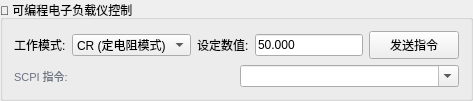
            <widget class="QGroupBox" name="groupManualLoad">
             <property name="title">
              <string>🔋 可编程电子负载仪控制</string>
             </property>
             <layout class="QVBoxLayout" name="layoutManualLoad">
              <property name="spacing">
               <number>6</number>
              </property>
              <item>
               <layout class="QGridLayout" name="gridLoadParams">
                <property name="spacing">
                 <number>6</number>
                </property>
                <item row="0" column="0">
                 <widget class="QLabel" name="lblLoadMode">
                  <property name="text">
                   <string>工作模式:</string>
                  </property>
                 </widget>
                </item>
                <item row="0" column="1">
                 <widget class="QComboBox" name="manualLoadModeComboBox">
                  <item>
                   <property name="text">
                    <string>CR (定电阻模式)</string>
                   </property>
                  </item>
                  <item>
                   <property name="text">
                    <string>CC (定电流模式)</string>
                   </property>
                  </item>
                  <item>
                   <property name="text">
                    <string>CV (定电压模式)</string>
                   </property>
                  </item>
                  <item>
                   <property name="text">
                    <string>CP (定功率模式)</string>
                   </property>
                  </item>
                 </widget>
                </item>
                <item row="0" column="2">
                 <widget class="QLabel" name="lblLoadVal">
                  <property name="text">
                   <string>设定数值:</string>
                  </property>
                 </widget>
                </item>
                <item row="0" column="3">
                 <widget class="QLineEdit" name="manualLoadValueEdit">
                  <property name="text">
                   <string>50.000</string>
                  </property>
                  <property name="placeholderText">
                   <string>阻值(Ω)/数值</string>
                  </property>
                 </widget>
                </item>
                <item row="0" column="4">
                 <widget class="QPushButton" name="manualSendLoad_bt">
                  <property name="minimumSize">
                   <size>
                    <width>90</width>
                    <height>28</height>
                   </size>
                  </property>
                  <property name="text">
                   <string>发送指令</string>
                  </property>
                 </widget>
                </item>
               </layout>
              </item>
              <item>
               <layout class="QHBoxLayout" name="boxLoadPreviewLine">
                <property name="spacing">
                 <number>6</number>
                </property>
                <item>
                 <widget class="QLabel" name="lblLoadHex">
                  <property name="text">
                   <string>SCPI 指令:</string>
                  </property>
                  <property name="styleSheet">
                   <string notr="true">color: #6B7280; font-size: 11px;</string>
                  </property>
                 </widget>
                </item>
                <item>
                 <widget class="QComboBox" name="manualLoadSendComboBox">
                  <property name="editable">
                   <bool>true</bool>
                  </property>
                  <property name="toolTip">
                   <string>SCPI 负载指令预览与历史记录</string>
                  </property>
                 </widget>
                </item>
               </layout>
              </item>
             </layout>
            </widget>
